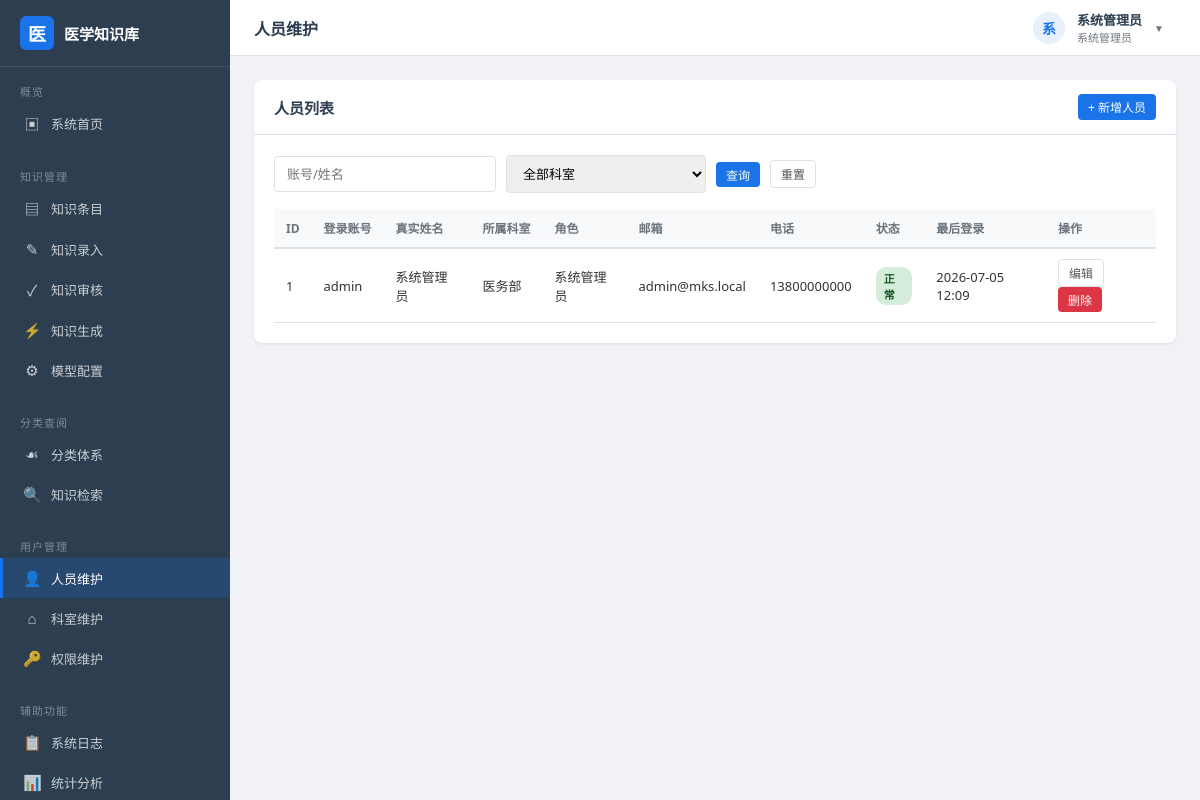
Page /users (signed in) on the earlier database version.
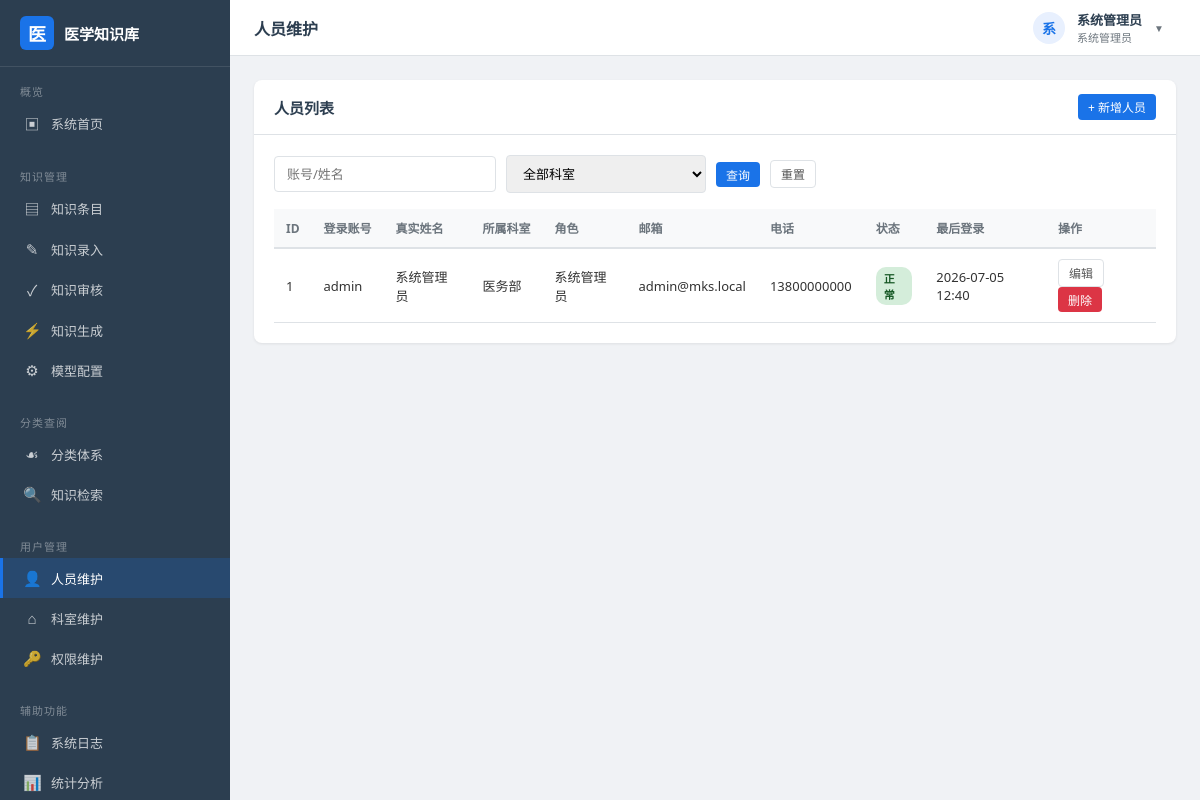
Same page on the later database version.
### models.py (models this page shows, shortened)
class User(db.Model):
    __tablename__ = "user"
    id = db.Column(db.Integer, primary_key=True, autoincrement=True)
    username = db.Column(db.String(50), unique=True, nullable=False, comment="登录账号")
    real_name = db.Column(db.String(50), nullable=False, comment="真实姓名")
    password_hash = db.Column(db.String(128), nullable=False, comment="口令哈希")
    email = db.Column(db.String(120), default="", comment="电子邮箱")
    phone = db.Column(db.String(20), default="", comment="联系电话")
    department_id = db.Column(db.Integer, db.ForeignKey("department.id"), nullable=True)
    role_id = db.Column(db.Integer, db.ForeignKey("role.id"), nullable=True)
    status = db.Column(db.String(10), default="active", comment="active/disabled")
    failed_attempts = db.Column(db.Integer, default=0, comment="密码错误次数")
    lock_time = db.Column(db.DateTime, nullable=True, comment="账号锁定时间")
    last_login = db.Column(db.DateTime, nullable=True)
    created_at = db.Column(db.DateTime, default=datetime.now)

class Department(db.Model):
    __tablename__ = "department"
    id = db.Column(db.Integer, primary_key=True, autoincrement=True)
    name = db.Column(db.String(80), nullable=False, comment="科室名称")
    code = db.Column(db.String(30), unique=True, nullable=False, comment="科室编码")
    parent_id = db.Column(db.Integer, db.ForeignKey("department.id"), nullable=True, comment="上级科室")
    sort_order = db.Column(db.Integer, default=0, comment="排列序号")
    remark = db.Column(db.String(200), default="", comment="备注")
    created_at = db.Column(db.DateTime, default=datetime.now)
    parent = db.relationship("Department", remote_side=[id], backref="children")
    users = db.relationship("User", backref="department", lazy="dynamic")

class Role(db.Model):
    __tablename__ = "role"
    id = db.Column(db.Integer, primary_key=True, autoincrement=True)
    name = db.Column(db.String(50), unique=True, nullable=False, comment="角色名称")
    code = db.Column(db.String(30), unique=True, nullable=False, comment="角色编码")
    permissions = db.Column(db.Text, default="", comment="权限列表，逗号分隔")
    remark = db.Column(db.String(200), default="")
    created_at = db.Column(db.DateTime, default=datetime.now)
    users = db.relationship("User", backref="role", lazy="dynamic")
    def has_permission(self, perm_code: str) -> bool:
        if not self.permissions:
            return False
        return perm_code in self.permissions.split(",")

### app.py (the view)
    @app.route("/users")
    @login_required
    @permission_required("user_manage")
    def user_list():
        keyword = request.args.get("keyword", "").strip()
        dept_id = request.args.get("dept", 0, type=int)
        page = request.args.get("page", 1, type=int)
        query = User.query
        if keyword:
            query = query.filter(
                db.or_(User.username.contains(keyword), User.real_name.contains(keyword))
            )
        if dept_id:
            query = query.filter_by(department_id=dept_id)
        pagination = query.order_by(User.id.desc()).paginate(
            page=page, per_page=app.config["PER_PAGE"], error_out=False
        )
        departments = Department.query.order_by(Department.sort_order).all()
        return render_template(
            "users/list.html",
            users=pagination.items, pagination=pagination,
            keyword=keyword, dept_id=dept_id, departments=departments,
        )

### app.py (called while the page is built)
def register_before_handlers(app: Flask):
    @app.before_request
    def _load_current_user():
        uid = session.get("uid")
        g.current_user = None
        if uid:
            g.current_user = User.query.get(uid)
    @app.context_processor
    def _inject_globals():
        return {
            "current_user": g.current_user,
            "current_year": datetime.now().year,
        }

def login_required(func):
    @wraps(func)
    def wrapper(*args, **kwargs):
        if not g.current_user:
            flash("请先登录系统", "warning")
            return redirect(url_for("login", next=request.full_path))
        return func(*args, **kwargs)
    return wrapper

def permission_required(perm_code: str):
    def decorator(func):
        @wraps(func)
        def wrapper(*args, **kwargs):
            user = g.current_user
            if not user or not user.role:
                abort(403)
            if not user.role.has_permission(perm_code) and user.role.code != "admin":
                flash("您没有该功能的操作权限", "danger")
                return redirect(url_for("dashboard"))
            return func(*args, **kwargs)
        return wrapper
    return decorator

### templates/users/list.html (shortened to what this page needs)
{% extends "layout.html" %}
{% block page_title %}人员维护{% endblock %}
{% block content %}
<div class="card">
    <div class="card-header">
        <h3>人员列表</h3>
        <a href="{{ url_for('user_create') }}" class="btn btn-primary btn-sm">+ 新增人员</a>
    </div>
    <div class="card-body">
        <form class="search-bar" method="GET" id="searchForm">
            <input type="text" name="keyword" class="form-control" id="searchKeyword" placeholder="账号/姓名" value="{{ keyword }}">
            <select name="dept" class="form-control">
                <option value="0">全部科室</option>
            </select>
            <button type="submit" class="btn btn-primary btn-sm">查询</button>
            <a href="{{ url_for('user_list') }}" class="btn btn-default btn-sm">重置</a>
        </form>
        <table class="data-table">
            <thead>
                <tr>
                    <th>ID</th>
                    <th>登录账号</th>
                    <th>真实姓名</th>
                    <th>所属科室</th>
                    <th>角色</th>
                    <th>邮箱</th>
                    <th>电话</th>
                    <th>状态</th>
                    <th>最后登录</th>
                    <th>操作</th>
                </tr>
            </thead>
            <tbody>
                {% for u in users %}
                <tr>
                    <td>{{ u.id }}</td>
                    <td>{{ u.username }}</td>
                    <td>{{ u.real_name }}</td>
                    <td>{{ u.department.name if u.department else '—' }}</td>
                    <td>{{ u.role.name if u.role else '—' }}</td>
                    <td>{{ u.email or '—' }}</td>
                    <td>{{ u.phone or '—' }}</td>
                    <td>
                        {% if u.status == 'active' %}
                            <span class="badge badge-active">正常</span>
                        {% else %}
                            <span class="badge badge-disabled">停用</span>
                        {% endif %}
                    </td>
                    <td>{{ u.last_login|fmt_date if u.last_login else '—' }}</td>
                    <td>
                        <a href="{{ url_for('user_edit', uid=u.id) }}" class="btn btn-default btn-sm">编辑</a>
                        <form method="POST" action="{{ url_for('user_delete', uid=u.id) }}" style="display:inline;">
                            <button type="submit" class="btn btn-danger btn-sm btn-delete">删除</button>
                        </form>
                    </td>
                </tr>
                {% endfor %}
            </tbody>
        </table>
    </div>
</div>
{% endblock %}

### templates/layout.html (shortened to what this page needs)
<!DOCTYPE html>
<html lang="zh-CN">
<head>
    <link rel="stylesheet" href="{{ url_for('static', filename='css/style.css') }}">
</head>
<body>
<div class="app-layout">
    <aside class="sidebar">
        <div class="sidebar-header">
            <div class="icon">医</div>
            <span>医学知识库</span>
        </div>
        <nav class="nav-section">
            <div class="nav-section-title">概览</div>
            <a href="{{ url_for('dashboard') }}" class="nav-item" onclick="navigate(event, this)">
                <span class="nav-icon">▣</span> 系统首页
            </a>
        </nav>
        <nav class="nav-section">
            <div class="nav-section-title">知识管理</div>
            <a href="{{ url_for('knowledge_list') }}" class="nav-item" onclick="navigate(event, this)">
                <span class="nav-icon">▤</span> 知识条目
            </a>
            <a href="{{ url_for('knowledge_create') }}" class="nav-item" onclick="navigate(event, this)">
                <span class="nav-icon">✎</span> 知识录入
            </a>
            <a href="{{ url_for('knowledge_review_list') }}" class="nav-item" onclick="navigate(event, this)">
                <span class="nav-icon">✓</span> 知识审核
            </a>
            <a href="{{ url_for('knowledge_generate') }}" class="nav-item" onclick="navigate(event, this)">
                <span class="nav-icon">⚡</span> 知识生成
            </a>
            <a href="{{ url_for('model_config_list') }}" class="nav-item" onclick="navigate(event, this)">
                <span class="nav-icon">⚙</span> 模型配置
            </a>
        </nav>
        <nav class="nav-section">
            <div class="nav-section-title">分类查阅</div>
            <a href="{{ url_for('category_tree') }}" class="nav-item" onclick="navigate(event, this)">
                <span class="nav-icon">☙</span> 分类体系
            </a>
            <a href="{{ url_for('search') }}" class="nav-item" onclick="navigate(event, this)">
                <span class="nav-icon">🔍</span> 知识检索
            </a>
        </nav>
        <nav class="nav-section">
            <div class="nav-section-title">用户管理</div>
            <a href="{{ url_for('user_list') }}" class="nav-item" onclick="navigate(event, this)">
                <span class="nav-icon">👤</span> 人员维护
            </a>
            <a href="{{ url_for('dept_list') }}" class="nav-item" onclick="navigate(event, this)">
                <span class="nav-icon">⌂</span> 科室维护
            </a>
            <a href="{{ url_for('role_list') }}" class="nav-item" onclick="navigate(event, this)">
                <span class="nav-icon">🔑</span> 权限维护
            </a>
        </nav>
        <nav class="nav-section">
            <div class="nav-section-title">辅助功能</div>
            <a href="{{ url_for('log_list') }}" class="nav-item" onclick="navigate(event, this)">
                <span class="nav-icon">📋</span> 系统日志
            </a>
            <a href="{{ url_for('statistics') }}" class="nav-item" onclick="navigate(event, this)">
                <span class="nav-icon">📊</span> 统计分析
            </a>
        </nav>
    </aside>
    <div class="main-area">
        <header class="topbar">
            <div class="topbar-title">{% block page_title %}系统首页{% endblock %}</div>
            <div class="topbar-user">
                <div class="user-dropdown" id="user-dropdown">
                    <div class="dropdown-trigger">
                        <div class="avatar">{{ current_user.real_name[0] if current_user else '?' }}</div>
                        <div class="info">
                            <div class="name">{{ current_user.real_name if current_user else '' }}</div>
                            <div class="role">{{ current_user.role.name if current_user and current_user.role else '' }}</div>
                        </div>
                        <span class="dropdown-arrow">▼</span>
                    </div>
                </div>
            </div>
        </header>
        <main class="content-area">
            {% block content %}{% endblock %}
        </main>
    </div>
</div>
</body>
</html>

Differences in the rows shown:
changed User "admin": last_login|fmt_date "2026-07-05 12:09" → "2026-07-05 12:40"
